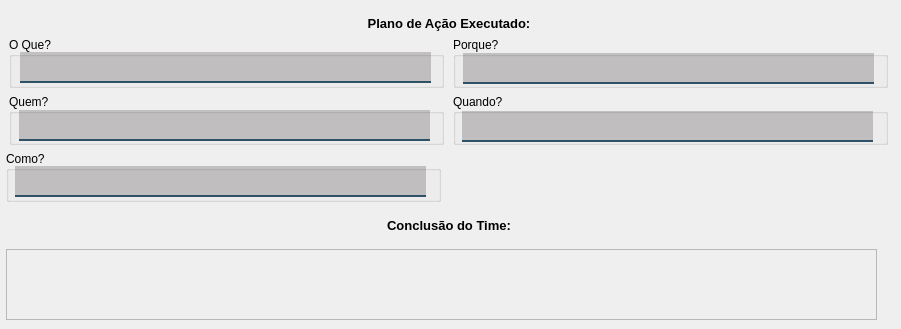
            <widget class="QWidget" name="tab_6">
             <attribute name="title">
              <string>Resumo da Investigação</string>
             </attribute>
             <widget class="QWidget" name="layoutWidget">
              <property name="geometry">
               <rect>
                <x>6</x>
                <y>16</y>
                <width>886</width>
                <height>304</height>
               </rect>
              </property>
              <layout class="QVBoxLayout" name="verticalLayout_43">
               <item>
                <widget class="QLabel" name="label_24">
                 <property name="font">
                  <font>
                   <pointsize>10</pointsize>
                   <bold>true</bold>
                  </font>
                 </property>
                 <property name="text">
                  <string>Plano de Ação Executado:</string>
                 </property>
                 <property name="alignment">
                  <set>Qt::AlignCenter</set>
                 </property>
                </widget>
               </item>
               <item>
                <layout class="QVBoxLayout" name="verticalLayout_37">
                 <item>
                  <layout class="QVBoxLayout" name="verticalLayout_53">
                   <item>
                    <layout class="QVBoxLayout" name="verticalLayout_51">
                     <item>
                      <layout class="QHBoxLayout" name="horizontalLayout_47">
                       <item>
                        <widget class="QGroupBox" name="groupBox_75">
                         <property name="minimumSize">
                          <size>
                           <width>435</width>
                           <height>51</height>
                          </size>
                         </property>
                         <property name="maximumSize">
                          <size>
                           <width>435</width>
                           <height>51</height>
                          </size>
                         </property>
                         <property name="title">
                          <string>O Que?</string>
                         </property>
                         <widget class="QLineEdit" name="txt_oque">
                          <property name="enabled">
                           <bool>false</bool>
                          </property>
                          <property name="geometry">
                           <rect>
                            <x>11</x>
                            <y>15</y>
                            <width>411</width>
                            <height>31</height>
                           </rect>
                          </property>
                          <property name="minimumSize">
                           <size>
                            <width>411</width>
                            <height>0</height>
                           </size>
                          </property>
                          <property name="font">
                           <font>
                            <family>Segoe UI</family>
                           </font>
                          </property>
                          <property name="styleSheet">
                           <string notr="true">background-color: rgba(10,0,0,50);
border:2px solid rgba(0,0,0,0);
border-bottom-color:rgba(46,82,101,255);
color:rgb(0,0,0);
padding-bottom:7px</string>
                          </property>
                         </widget>
                        </widget>
                       </item>
                       <item>
                        <widget class="QGroupBox" name="groupBox_76">
                         <property name="minimumSize">
                          <size>
                           <width>435</width>
                           <height>51</height>
                          </size>
                         </property>
                         <property name="maximumSize">
                          <size>
                           <width>435</width>
                           <height>51</height>
                          </size>
                         </property>
                         <property name="title">
                          <string>Porque?</string>
                         </property>
                         <widget class="QLineEdit" name="txt_porque">
                          <property name="enabled">
                           <bool>false</bool>
                          </property>
                          <property name="geometry">
                           <rect>
                            <x>10</x>
                            <y>16</y>
                            <width>411</width>
                            <height>31</height>
                           </rect>
                          </property>
                          <property name="minimumSize">
                           <size>
                            <width>411</width>
                            <height>0</height>
                           </size>
                          </property>
                          <property name="font">
                           <font>
                            <family>Segoe UI</family>
                           </font>
                          </property>
                          <property name="styleSheet">
                           <string notr="true">background-color: rgba(10,0,0,50);
border:2px solid rgba(0,0,0,0);
border-bottom-color:rgba(46,82,101,255);
color:rgb(0,0,0);
padding-bottom:7px</string>
                          </property>
                         </widget>
                        </widget>
                       </item>
                      </layout>
                     </item>
                     <item>
                      <layout class="QHBoxLayout" name="horizontalLayout_48">
                       <item>
                        <widget class="QGroupBox" name="groupBox_77">
                         <property name="minimumSize">
                          <size>
                           <width>435</width>
                           <height>51</height>
                          </size>
                         </property>
                         <property name="maximumSize">
                          <size>
                           <width>435</width>
                           <height>51</height>
                          </size>
                         </property>
                         <property name="title">
                          <string>Quem?</string>
                         </property>
                         <widget class="QLineEdit" name="txt_rquem">
                          <property name="enabled">
                           <bool>false</bool>
                          </property>
                          <property name="geometry">
                           <rect>
                            <x>10</x>
                            <y>16</y>
                            <width>411</width>
                            <height>31</height>
                           </rect>
                          </property>
                          <property name="minimumSize">
                           <size>
                            <width>411</width>
                            <height>0</height>
                           </size>
                          </property>
                          <property name="font">
                           <font>
                            <family>Segoe UI</family>
                           </font>
                          </property>
                          <property name="styleSheet">
                           <string notr="true">background-color: rgba(10,0,0,50);
border:2px solid rgba(0,0,0,0);
border-bottom-color:rgba(46,82,101,255);
color:rgb(0,0,0);
padding-bottom:7px</string>
                          </property>
                         </widget>
                        </widget>
                       </item>
                       <item>
                        <widget class="QGroupBox" name="groupBox_78">
                         <property name="minimumSize">
                          <size>
                           <width>435</width>
                           <height>51</height>
                          </size>
                         </property>
                         <property name="maximumSize">
                          <size>
                           <width>435</width>
                           <height>51</height>
                          </size>
                         </property>
                         <property name="title">
                          <string>Quando?</string>
                         </property>
                         <widget class="QLineEdit" name="txt_rquando">
                          <property name="enabled">
                           <bool>false</bool>
                          </property>
                          <property name="geometry">
                           <rect>
                            <x>9</x>
                            <y>17</y>
                            <width>411</width>
                            <height>31</height>
                           </rect>
                          </property>
                          <property name="minimumSize">
                           <size>
                            <width>411</width>
                            <height>0</height>
                           </size>
                          </property>
                          <property name="font">
                           <font>
                            <family>Segoe UI</family>
                           </font>
                          </property>
                          <property name="styleSheet">
                           <string notr="true">background-color: rgba(10,0,0,50);
border:2px solid rgba(0,0,0,0);
border-bottom-color:rgba(46,82,101,255);
color:rgb(0,0,0);
padding-bottom:7px</string>
                          </property>
                         </widget>
                        </widget>
                       </item>
                      </layout>
                     </item>
                    </layout>
                   </item>
                   <item>
                    <widget class="QGroupBox" name="groupBox_83">
                     <property name="minimumSize">
                      <size>
                       <width>435</width>
                       <height>51</height>
                      </size>
                     </property>
                     <property name="maximumSize">
                      <size>
                       <width>435</width>
                       <height>51</height>
                      </size>
                     </property>
                     <property name="title">
                      <string>Como?</string>
                     </property>
                     <widget class="QLineEdit" name="txt_rcomo">
                      <property name="enabled">
                       <bool>false</bool>
                      </property>
                      <property name="geometry">
                       <rect>
                        <x>9</x>
                        <y>15</y>
                        <width>411</width>
                        <height>31</height>
                       </rect>
                      </property>
                      <property name="minimumSize">
                       <size>
                        <width>411</width>
                        <height>0</height>
                       </size>
                      </property>
                      <property name="font">
                       <font>
                        <family>Segoe UI</family>
                       </font>
                      </property>
                      <property name="styleSheet">
                       <string notr="true">background-color: rgba(10,0,0,50);
border:2px solid rgba(0,0,0,0);
border-bottom-color:rgba(46,82,101,255);
color:rgb(0,0,0);
padding-bottom:7px</string>
                      </property>
                     </widget>
                    </widget>
                   </item>
                  </layout>
                 </item>
                 <item>
                  <layout class="QVBoxLayout" name="verticalLayout_34">
                   <item>
                    <widget class="QLabel" name="label_15">
                     <property name="font">
                      <font>
                       <pointsize>10</pointsize>
                       <bold>true</bold>
                      </font>
                     </property>
                     <property name="text">
                      <string>Conclusão do Time:</string>
                     </property>
                     <property name="alignment">
                      <set>Qt::AlignCenter</set>
                     </property>
                    </widget>
                   </item>
                   <item>
                    <widget class="QPlainTextEdit" name="txt_rconclusao">
                     <property name="enabled">
                      <bool>false</bool>
                     </property>
                     <property name="minimumSize">
                      <size>
                       <width>871</width>
                       <height>71</height>
                      </size>
                     </property>
                     <property name="maximumSize">
                      <size>
                       <width>871</width>
                       <height>71</height>
                      </size>
                     </property>
                    </widget>
                   </item>
                  </layout>
                 </item>
                </layout>
               </item>
              </layout>
             </widget>
            </widget>
